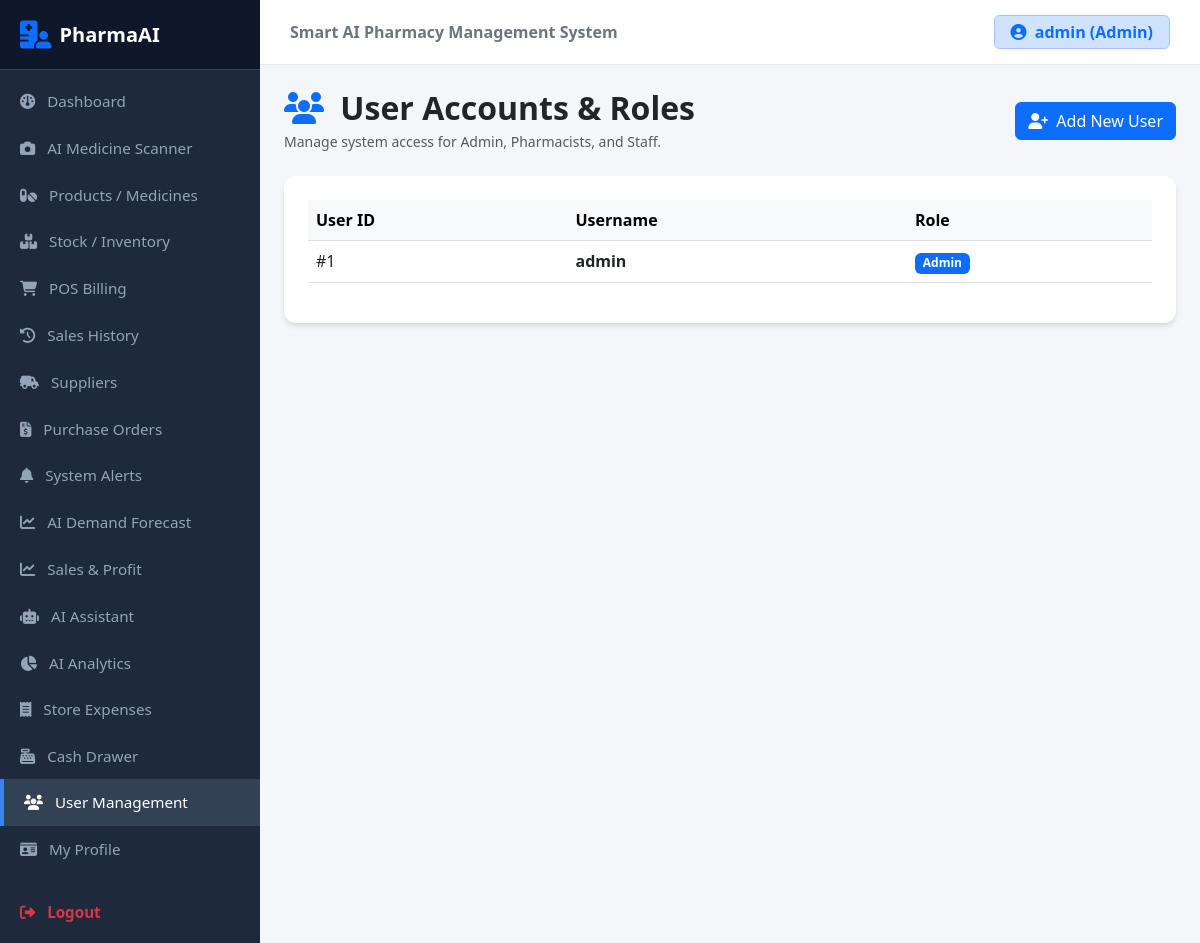
Screenshot of /users (signed in) with the database file from the repository.
### models.py (models this page shows, shortened)
class User(UserMixin, db.Model):
    id = db.Column(db.Integer, primary_key=True)
    username = db.Column(db.String(100), unique=True, nullable=False)
    email = db.Column(db.String(120), unique=True, nullable=True)
    password_hash = db.Column(db.String(255), nullable=False)
    role = db.Column(db.String(50), default='Staff')

### app.py (the view, shortened to what this page needs)
@app.route('/users', methods=['GET', 'POST'])
@login_required
def users_page():
    all_users = User.query.all()
    return render_template('users.html', users=all_users)

### app.py (called while the page is built)
@login_manager.user_loader
def load_user(user_id):
    return User.query.get(int(user_id))

### templates/users.html (shortened to what this page needs)
{% extends "base.html" %}
{% block content %}
<div class="d-flex justify-content-between align-items-center mb-4">
    <div>
        <h2 class="fw-bold text-dark mb-1"><i class="fa-solid fa-users text-primary me-2"></i> User Accounts & Roles</h2>
        <p class="text-muted small mb-0">Manage system access for Admin, Pharmacists, and Staff.</p>
    </div>
    <button class="btn btn-primary" data-bs-toggle="modal" data-bs-target="#addUserModal">
        <i class="fa-solid fa-user-plus me-1"></i> Add New User
    </button>
</div>
<div class="card card-custom bg-white p-4">
    <div class="table-responsive">
        <table class="table table-hover align-middle">
            <thead class="table-light">
                <tr>
                    <th>User ID</th>
                    <th>Username</th>
                    <th>Role</th>
                </tr>
            </thead>
            <tbody>
                {% for user in users %}
                <tr>
                    <td>#{{ user.id }}</td>
                    <td><strong>{{ user.username }}</strong></td>
                    <td>
                        {% if user.role == 'Admin' %}
                            <span class="badge bg-primary">Admin</span>
                        {% else %}
                            <span class="badge bg-secondary">Staff</span>
                        {% endif %}
                    </td>
                </tr>
                {% endfor %}
            </tbody>
        </table>
    </div>
</div>
{% endblock %}

### templates/base.html (shortened to what this page needs)
<!DOCTYPE html>
<html lang="en">
<head>
    <link href="https://cdn.jsdelivr.net/npm/bootstrap@5.3.0/dist/css/bootstrap.min.css" rel="stylesheet">
    <link rel="stylesheet" href="https://cdnjs.cloudflare.com/ajax/libs/font-awesome/6.4.0/css/all.min.css">
</head>
<body>
<div class="d-flex">
    <nav id="sidebar">
        <div class="logo-details">
            <i class="fa-solid fa-hospital-user text-primary fs-3 me-2"></i>
            <span class="fs-5 fw-bold text-white">PharmaAI</span>
        </div>
        <div class="list-group list-group-flush py-2">
            <a href="{{ url_for('dashboard') }}" class="list-group-item list-group-item-action bg-transparent">
                <i class="fa-solid fa-gauge me-2"></i> Dashboard
            </a>
            <a href="{{ url_for('scanner') }}" class="list-group-item list-group-item-action bg-transparent">
                <i class="fa-solid fa-camera me-2"></i> AI Medicine Scanner
            </a>
            <a href="{{ url_for('products') }}" class="list-group-item list-group-item-action bg-transparent">
                <i class="fa-solid fa-pills me-2"></i> Products / Medicines
            </a>
            <a href="{{ url_for('inventory') }}" class="list-group-item list-group-item-action bg-transparent">
                <i class="fa-solid fa-boxes-stacked me-2"></i> Stock / Inventory
            </a>
            <a href="{{ url_for('pos') }}" class="list-group-item list-group-item-action bg-transparent">
                <i class="fa-solid fa-cart-shopping me-2"></i> POS Billing
            </a>
            <a href="{{ url_for('sales_history') }}" class="list-group-item list-group-item-action bg-transparent">
                <i class="fa-solid fa-clock-rotate-left me-2"></i> Sales History
            </a>
            <a href="{{ url_for('suppliers') }}" class="list-group-item list-group-item-action bg-transparent">
                <i class="fa-solid fa-truck-field me-2"></i> Suppliers
            </a>
            <a href="{{ url_for('purchase_orders') }}" class="list-group-item list-group-item-action bg-transparent">
                <i class="fa-solid fa-file-invoice-dollar me-2"></i> Purchase Orders
            </a>
            <a href="{{ url_for('alerts') }}" class="list-group-item list-group-item-action bg-transparent">
                <i class="fa-solid fa-bell me-2"></i> System Alerts
            </a>
            <a href="{{ url_for('forecast') }}" class="list-group-item list-group-item-action bg-transparent">
                <i class="fa-solid fa-chart-line me-2"></i> AI Demand Forecast
            </a>
            <a href="{{ url_for('sales_profit') }}" class="list-group-item list-group-item-action bg-transparent"><i class="fa-solid fa-chart-line me-2"></i> Sales & Profit</a>
            <a href="{{ url_for('assistant') }}" class="list-group-item list-group-item-action bg-transparent"><i class="fa-solid fa-robot me-2"></i> AI Assistant</a>
            <a href="{{ url_for('analytics') }}" class="list-group-item list-group-item-action bg-transparent">
                <i class="fa-solid fa-chart-pie me-2"></i> AI Analytics
            </a>
            <a href="{{ url_for('expenses') }}" class="list-group-item list-group-item-action bg-transparent">
                <i class="fa-solid fa-receipt me-2"></i> Store Expenses
            </a>
            <a href="{{ url_for('cash_drawer') }}" class="list-group-item list-group-item-action bg-transparent">
                <i class="fa-solid fa-cash-register me-2"></i> Cash Drawer
            </a>
            <a href="{{ url_for('users_page') }}" class="list-group-item list-group-item-action bg-transparent">
                <i class="fa-solid fa-users me-2"></i> User Management
            </a>
            <a href="{{ url_for('profile') }}" class="list-group-item list-group-item-action bg-transparent">
                <i class="fa-solid fa-id-card me-2"></i> My Profile
            </a>
            <a href="{{ url_for('logout') }}" class="list-group-item list-group-item-action bg-transparent text-danger fw-semibold mt-3">
                <i class="fa-solid fa-right-from-bracket me-2"></i> Logout
            </a>
        </div>
    </nav>
    <div class="main-wrapper d-flex flex-column">
        <header class="top-navbar d-flex justify-content-between align-items-center">
            <span class="fw-semibold text-secondary">Smart AI Pharmacy Management System</span>
            <div class="d-flex align-items-center gap-3">
                {% if current_user.is_authenticated %}
                <span class="badge bg-primary-subtle text-primary border border-primary-subtle fs-6 py-2 px-3">
                    <i class="fa-solid fa-user-circle me-1"></i> {{ current_user.username }} ({{ current_user.role or 'Staff' }})
                </span>
                {% endif %}
            </div>
        </header>
        <main class="p-4 flex-grow-1">
            {% block content %}{% endblock %}
        </main>
    </div>
</div>
</body>
</html>

### templates/base.html (style rules this page uses)
body { background-color: #f4f6f9; font-family: 'Segoe UI', Tahoma, Geneva, Verdana, sans-serif; }
#sidebar { min-width: 260px; max-width: 260px; min-height: 100vh; background: #1e293b; color: #fff; transition: all 0.3s; }
#sidebar .logo-details { height: 70px; display: flex; align-items: center; padding: 0 20px; background: #0f172a; border-bottom: 1px solid #334155; }
#sidebar .list-group-item { color: #94a3b8; font-size: 0.95rem; border: none; padding: 12px 20px; transition: all 0.2s ease-in-out; }
#sidebar .list-group-item:hover, #sidebar .list-group-item.active { color: #ffffff; background-color: #334155 !important; border-left: 4px solid #3b82f6; }
.main-wrapper { width: 100%; overflow-x: hidden; }
.top-navbar { background: #ffffff; border-bottom: 1px solid #e2e8f0; padding: 15px 30px; }
.card-custom { border: none; border-radius: 12px; box-shadow: 0 4px 6px -1px rgba(0, 0, 0, 0.1), 0 2px 4px -1px rgba(0, 0, 0, 0.06); }

### rows the page displays
User: username "admin", role "Admin", id "1"
